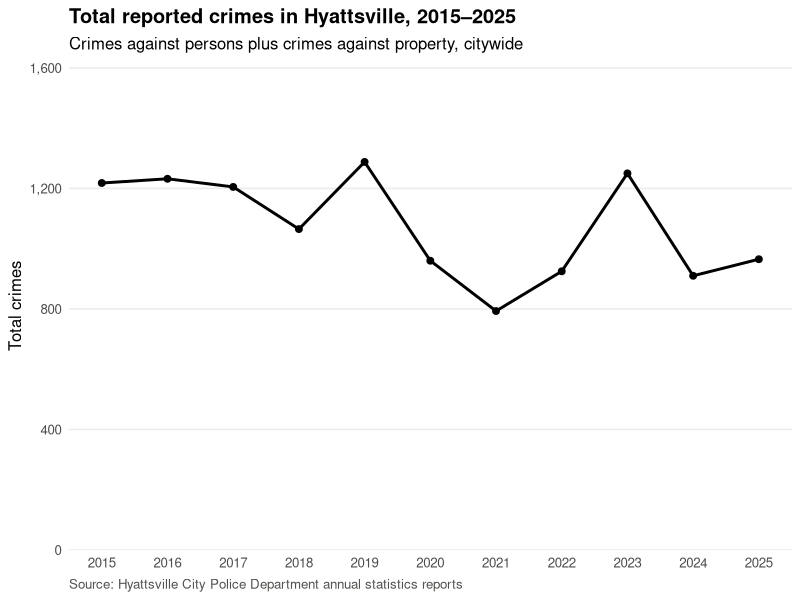
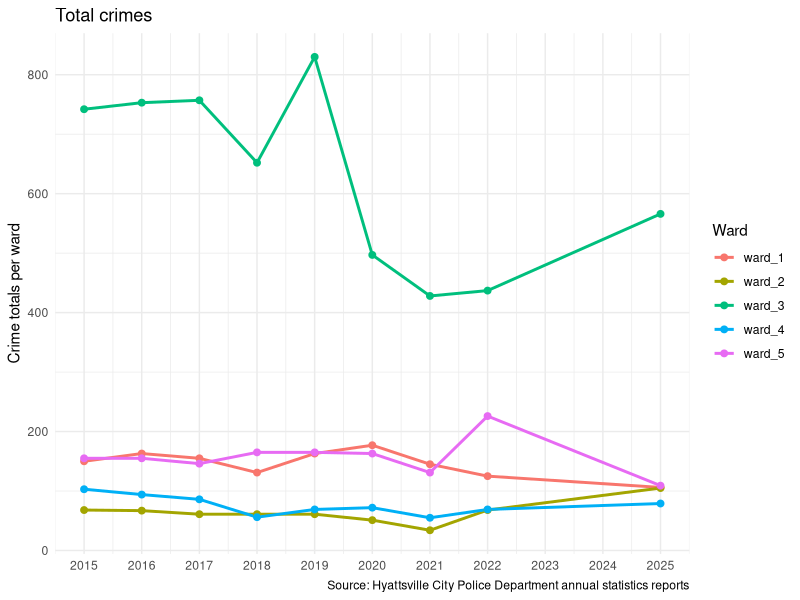

Here is the R script that generated these plots, in order:
## ---- chunk 1
library(tidyverse)
library(scales)

totals <- read_csv("data/totals.csv", show_col_types = FALSE)
## ---- chunk 2
citywide_totals <- totals |>
  filter(geography == "citywide", measure == "total") |>
  select(year, count)

citywide_totals
## ---- chunk 3
ggplot(citywide_totals, aes(x = year, y = count)) +
  geom_line(linewidth = 1) +
  geom_point(size = 2) +
  scale_x_continuous(breaks = 2015:2025) +
  scale_y_continuous(
    limits = c(0, 1500),
    expand = expansion(mult = c(0, 0.08)),
    labels = comma
  ) +
  labs(
    title = "Total reported crimes in Hyattsville, 2015–2025",
    subtitle = "Crimes against persons plus crimes against property, citywide",
    x = NULL,
    y = "Total crimes",
    caption = "Source: Hyattsville City Police Department annual statistics reports"
  ) +
  theme_minimal(base_size = 12) +
  theme(
    panel.grid.major.x = element_blank(),
    panel.grid.minor = element_blank(),
    plot.title = element_text(face = "bold"),
    plot.caption = element_text(color = "#52514e", hjust = 0)
  )
## ---- chunk 4
ward_totals <- totals |> 
  filter (str_detect(geography, "ward"), measure == "total") |> 
  select(year, geography, count)

ward_totals
  

## ---- chunk 5

ggplot(ward_totals, aes(x = year, y = count, color = factor(geography))) +
  geom_line(linewidth = 1) +
  geom_point(size = 2) +
  scale_x_continuous(breaks = 2015:2025) +
  labs(
    x = NULL,
    y = "Crime totals per ward",
    color = "Ward",
    title = "Total crimes",
    caption = "Source: Hyattsville City Police Department annual statistics reports"
  ) +
  theme_minimal()
